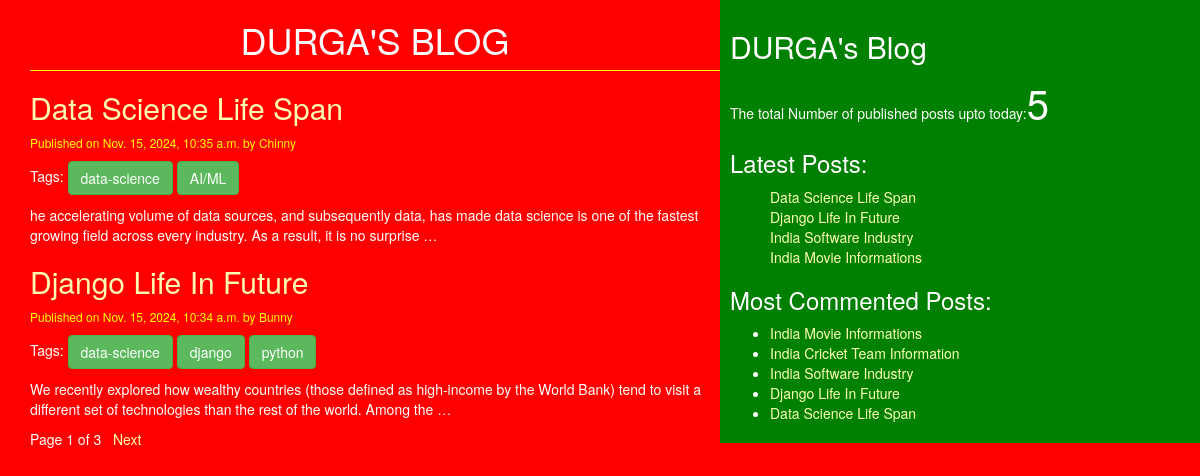
The page / on the database its author committed.
### blog/models.py (models this page shows, shortened)
class Post(models.Model):
    STATUS_CHOICES = (('draft','Draft'),('published','Published'))
    title = models.CharField(max_length=256)
    slug = models.SlugField(max_length=264,unique_for_date='publish')
    author = models.ForeignKey(User,related_name='blog_posts', on_delete=models.CASCADE)
    body = models.TextField()
    publish = models.DateTimeField(default=timezone.now)
    created = models.DateTimeField(auto_now_add=True)
    updated = models.DateTimeField(auto_now=True)
    status = models.CharField(max_length=10,choices=STATUS_CHOICES,default='draft')
    objects = CustomManager()
    tags = TaggableManager()
    class Meta:
        ordering = ('-publish',)
    def get_absolute_url(self):
        return reverse('post_detail',args=[self.publish.year,self.publish.strftime('%m'),self.publish.strftime('%d'),self.slug])

### blog/views.py (the view)
# urls.py: path('',views.post_list_view),
def post_list_view(request,tag_slug=None):
    post_list = Post.objects.all()
    tag=None
    if tag_slug:
        tag=get_object_or_404(Tag,slug=tag_slug)
        post_list = post_list.filter(tags__in=[tag])
    paginator = Paginator(post_list,2)
    page_number = request.GET.get('page')
    try:
        post_list = paginator.page(page_number)
    except PageNotAnInteger:
        post_list = paginator.page(1)
    except EmptyPage:
        post_list = paginator.page(paginator.num_pages)
    return render(request,'blog/post_list.html',{'post_list':post_list,'tag':tag})

### blog/models.py (called while the page is built)
    def get_queryset(self):
        return super().get_queryset().filter(status='published')

### blog/templatetags/blog_tags.py (called while the page is built)
@register.simple_tag(name='my_tag')
def total_posts():
    return Post.objects.count()

@register.inclusion_tag('blog/latest_posts123.html')
def show_latest_posts(count=10):
    latest_posts=Post.objects.order_by('-publish')[:count]
    return {'latest_posts':latest_posts}

@register.simple_tag
def get_most_commented_posts(count=5):
    return Post.objects.annotate(total_comments=Count('comments')).order_by('-total_comments')[:count]

### templates/blog/post_list.html (shortened to what this page needs)
{% extends 'blog/base.html' %}
{% block content %}
  <h1>DURGA'S BLOG</h1>
  {% for post in post_list %}
    <a href="{{post.get_absolute_url}}"><h2>{{post.title}}</h2></a>
    <p id='date'>Published on {{post.publish}} by {{post.author|title}}</p>
    <p>Tags:
      {%for tag in post.tags.all %}
        <a href="{%url 'post_list_by_tag_name' tag.slug %}" class='btn btn-success'>{{tag.name}}</a>
      {% endfor %}
    </p>
    {{post.body|truncatewords:30|linebreaks}}
  {% endfor %}
  {% include 'blog/pagination.html' with page=post_list %}
{% endblock %}

### templates/blog/base.html (shortened to what this page needs)
<!DOCTYPE html>
{% load static %}
{% load blog_tags %}
<html lang="en" dir="ltr">
  <head>
    <link rel="stylesheet" href="https://cdn.jsdelivr.net/npm/bootstrap@3.3.7/dist/css/bootstrap.min.css">
    <link rel="stylesheet" href="{% static 'css/blog.css' %}">
  </head>
  <body>
    <div class="content">
      {% block content %} {% endblock %}
    </div>
    <div class="sidebar">
      <h2>DURGA's Blog</h2>
      <p>The total Number of published posts upto today:<span id='pcount'>{% my_tag %}</span></p>
      <h3>Latest Posts:</h3>{% show_latest_posts 4%}
      <h3>Most Commented Posts:</h3>
      {% get_most_commented_posts as most_commented_posts %}
      <ul>
        {% for post in most_commented_posts %}
        <li><a href="{{post.get_absolute_url}}">{{post.title}}</a><br></li>
        {% endfor %}
      </ul>
    </div>
  </body>
</html>

### templates/blog/pagination.html (shortened to what this page needs)
<div class="paginator">
  <span>Page {{page.number}} of {{page.paginator.num_pages}}</span>&nbsp&nbsp
  {% if page.has_next %}
    <a href="?page={{page.next_page_number}}">Next</a>
  {% endif %}
</div>

### templates/blog/latest_posts123.html
<ul>
  {% for post in latest_posts %}
  <a href="{{post.get_absolute_url}}">{{post.title}}</a><br>
  {% endfor %}
</ul>

### static/css/blog.css (style rules this page uses)
.content { width:60%; float:left; padding:0 0 0 30px; background: red; height: 100%; }
.sidebar { width:40%; float:right; padding: 10px; background: green; height: 100%; }
h1 { text-align: center; border-bottom: 1px solid yellow; padding-bottom: 10px; }
body { color: white; background: red; }
#date { color:yellow; font-size: 12px; font: italic; }
a { color: #ffffb3; }
#pcount { font-size: 40px; colot: yellow; fot-weight: bold; }

### rows shown on the page
Post: title "Data Science Life Span", publish "Nov. 15, 2024, 10:35 a.m.", author "Chinny", body "he accelerating volume of data sources, and subsequently data, has made data science is one of the fastest growing field across every industry. As a result, it is no surprise …"
Tag: name "data-science"
Tag: name "AI/ML"
Post: title "Django Life In Future", publish "Nov. 15, 2024, 10:34 a.m.", author "Bunny", body "We recently explored how wealthy countries (those defined as high-income by the World Bank) tend to visit a different set of technologies than the rest of the world. Among the …"
Tag: name "django"
Tag: name "python"
Post: title "India Software Industry"
Post: title "India Movie Informations"
Post: title "India Cricket Team Information"

### other values the page prints
{{ page.number }} "1"
{{ page.paginator.num_pages }} "3"
